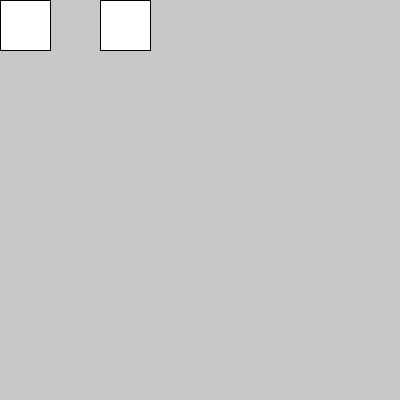
Frame 1 (no input)
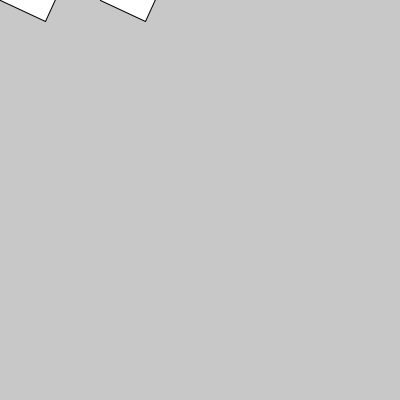
Frame 60 (the mouse pressed at the canvas centre just before this capture)
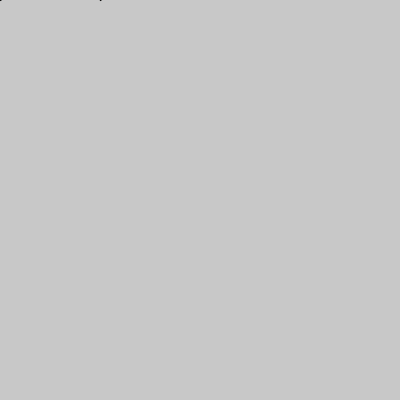
Frame 120 (the mouse held since frame 60 and released just before this capture)

The Processing sketch that drew these frames (run headless with seeded random() and noise(); from frame 60 on, the mouse is pressed at the canvas centre):

// Processing sketch: rotate_translate_individual
// ── rotate_translate_individual.pde
int rotacion = 0;

void setup(){
  size(400, 400);
}

void draw(){
  background(200);
  pushMatrix();//Guardar valores de rotate y translate
  translate(0, 0);
  rotate(radians(rotacion));
  fill(255);
  rect(0,0,50,50);
  popMatrix();//Recuperar valores de rotate y translate
  
  pushMatrix();//Guardar valores de rotate y translate
  translate(100,0);
  rotate(radians(rotacion));
  fill(255);
  rect(0,0,50,50);
  popMatrix();//Recuperar valores de rotate y translate
  //fill(0,0,255);
  //rect(0,100,50,50);
  rotacion+=5;
}

void mouseMoved(){

}
